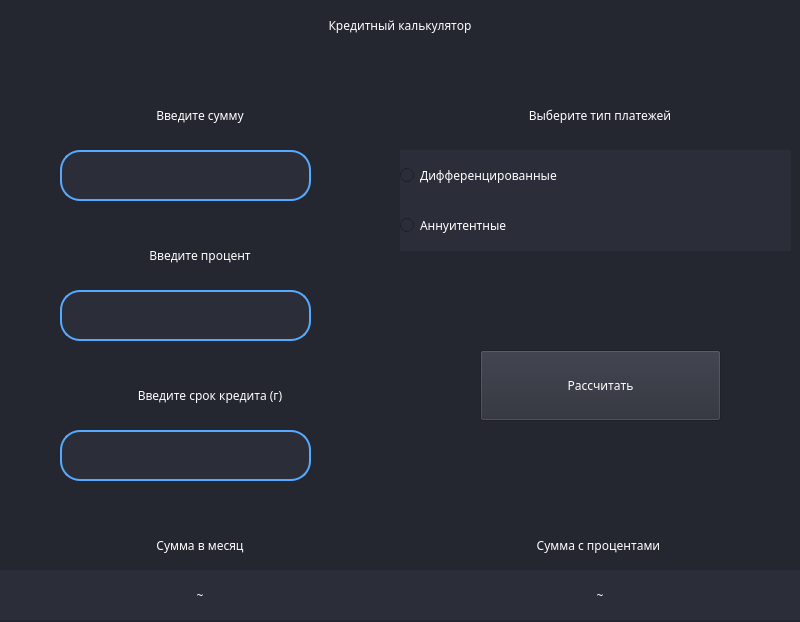
<?xml version="1.0" encoding="UTF-8"?>
<ui version="4.0">
 <class>MainWindow</class>
 <widget class="QMainWindow" name="MainWindow">
  <property name="geometry">
   <rect>
    <x>0</x>
    <y>0</y>
    <width>800</width>
    <height>622</height>
   </rect>
  </property>
  <property name="windowTitle">
   <string>Кредитный калькулятор</string>
  </property>
  <widget class="QWidget" name="centralwidget">
   <property name="font">
    <font>
     <family>Niagara Engraved</family>
    </font>
   </property>
   <property name="styleSheet">
    <string notr="true">background-color: rgb(37, 39, 48);</string>
   </property>
   <widget class="QLabel" name="label">
    <property name="geometry">
     <rect>
      <x>0</x>
      <y>0</y>
      <width>800</width>
      <height>50</height>
     </rect>
    </property>
    <property name="styleSheet">
     <string notr="true">
color: rgb(255, 255, 255);


font: 87 23pt &quot;Arial Black&quot;;</string>
    </property>
    <property name="text">
     <string>Кредитный калькулятор</string>
    </property>
    <property name="alignment">
     <set>Qt::AlignCenter</set>
    </property>
    <property name="margin">
     <number>0</number>
    </property>
   </widget>
   <widget class="QLabel" name="vvsum">
    <property name="geometry">
     <rect>
      <x>0</x>
      <y>90</y>
      <width>400</width>
      <height>50</height>
     </rect>
    </property>
    <property name="styleSheet">
     <string notr="true">
color: rgb(255, 255, 255);


font: 87 20pt &quot;Arial Black&quot;;</string>
    </property>
    <property name="text">
     <string>Введите сумму</string>
    </property>
    <property name="alignment">
     <set>Qt::AlignCenter</set>
    </property>
    <property name="margin">
     <number>0</number>
    </property>
   </widget>
   <widget class="QLabel" name="vvsum_2">
    <property name="geometry">
     <rect>
      <x>0</x>
      <y>230</y>
      <width>400</width>
      <height>50</height>
     </rect>
    </property>
    <property name="styleSheet">
     <string notr="true">
color: rgb(255, 255, 255);


font: 87 20pt &quot;Arial Black&quot;;</string>
    </property>
    <property name="text">
     <string>Введите процент</string>
    </property>
    <property name="alignment">
     <set>Qt::AlignCenter</set>
    </property>
    <property name="margin">
     <number>0</number>
    </property>
   </widget>
   <widget class="QLabel" name="vvsum_3">
    <property name="geometry">
     <rect>
      <x>400</x>
      <y>90</y>
      <width>400</width>
      <height>51</height>
     </rect>
    </property>
    <property name="styleSheet">
     <string notr="true">
color: rgb(255, 255, 255);


font: 87 20pt &quot;Arial Black&quot;;</string>
    </property>
    <property name="text">
     <string>Выберите тип платежей</string>
    </property>
    <property name="alignment">
     <set>Qt::AlignCenter</set>
    </property>
    <property name="margin">
     <number>0</number>
    </property>
   </widget>
   <widget class="QRadioButton" name="diff">
    <property name="geometry">
     <rect>
      <x>400</x>
      <y>150</y>
      <width>391</width>
      <height>51</height>
     </rect>
    </property>
    <property name="styleSheet">
     <string notr="true">background-color: rgb(43, 45, 56);
color: rgb(255, 255, 255);


font: 87 20pt &quot;Arial Black&quot;;</string>
    </property>
    <property name="text">
     <string>Дифференцированные </string>
    </property>
   </widget>
   <widget class="QLineEdit" name="summ">
    <property name="geometry">
     <rect>
      <x>60</x>
      <y>150</y>
      <width>251</width>
      <height>51</height>
     </rect>
    </property>
    <property name="styleSheet">
     <string notr="true">
border: 2px solid rgb(37, 39, 48); border-radius: 20px;
color: #FFF;
padding-left: 20px;
padding-right: 20px;
background-color: rgb(34, 36, 44);

border: 2px solid rgb(48, 50, 62);

border: 2px solid rgb(85, 170, 255); background-color: rgb(43, 45, 56);
color: rgb(255, 255, 255);
font: 87 13pt &quot;Arial Black&quot;;</string>
    </property>
   </widget>
   <widget class="QLineEdit" name="proc">
    <property name="geometry">
     <rect>
      <x>60</x>
      <y>290</y>
      <width>251</width>
      <height>51</height>
     </rect>
    </property>
    <property name="styleSheet">
     <string notr="true">
border: 2px solid rgb(37, 39, 48); border-radius: 20px;
color: #FFF;
padding-left: 20px;
padding-right: 20px;
background-color: rgb(34, 36, 44);

border: 2px solid rgb(48, 50, 62);

border: 2px solid rgb(85, 170, 255); background-color: rgb(43, 45, 56);
color: rgb(255, 255, 255);
font: 87 13pt &quot;Arial Black&quot;;</string>
    </property>
   </widget>
   <widget class="QRadioButton" name="annuit">
    <property name="geometry">
     <rect>
      <x>400</x>
      <y>200</y>
      <width>391</width>
      <height>51</height>
     </rect>
    </property>
    <property name="styleSheet">
     <string notr="true">background-color: rgb(43, 45, 56);
color: rgb(255, 255, 255);


font: 87 20pt &quot;Arial Black&quot;;</string>
    </property>
    <property name="text">
     <string>Аннуитентные</string>
    </property>
   </widget>
   <widget class="QPushButton" name="pushButton">
    <property name="geometry">
     <rect>
      <x>480</x>
      <y>350</y>
      <width>241</width>
      <height>71</height>
     </rect>
    </property>
    <property name="styleSheet">
     <string notr="true">background-color: rgb(43, 45, 56);
color: rgb(255, 255, 255);


font: 87 20pt &quot;Arial Black&quot;;</string>
    </property>
    <property name="text">
     <string>Рассчитать</string>
    </property>
   </widget>
   <widget class="QLabel" name="sinm">
    <property name="geometry">
     <rect>
      <x>0</x>
      <y>520</y>
      <width>400</width>
      <height>50</height>
     </rect>
    </property>
    <property name="styleSheet">
     <string notr="true">
color: rgb(255, 255, 255);


font: 87 20pt &quot;Arial Black&quot;;</string>
    </property>
    <property name="text">
     <string>Сумма в месяц</string>
    </property>
    <property name="alignment">
     <set>Qt::AlignCenter</set>
    </property>
    <property name="margin">
     <number>0</number>
    </property>
   </widget>
   <widget class="QLabel" name="sinmred">
    <property name="geometry">
     <rect>
      <x>0</x>
      <y>570</y>
      <width>400</width>
      <height>50</height>
     </rect>
    </property>
    <property name="styleSheet">
     <string notr="true">background-color: rgb(43, 45, 56);
color: rgb(255, 255, 255);


font: 87 15pt &quot;Arial Black&quot;;</string>
    </property>
    <property name="text">
     <string>~</string>
    </property>
    <property name="alignment">
     <set>Qt::AlignCenter</set>
    </property>
    <property name="margin">
     <number>0</number>
    </property>
   </widget>
   <widget class="QLabel" name="vseg">
    <property name="geometry">
     <rect>
      <x>400</x>
      <y>520</y>
      <width>400</width>
      <height>50</height>
     </rect>
    </property>
    <property name="styleSheet">
     <string notr="true">
color: rgb(255, 255, 255);


font: 87 20pt &quot;Arial Black&quot;;</string>
    </property>
    <property name="text">
     <string>Сумма с процентами </string>
    </property>
    <property name="alignment">
     <set>Qt::AlignCenter</set>
    </property>
    <property name="margin">
     <number>0</number>
    </property>
   </widget>
   <widget class="QLabel" name="vsegred">
    <property name="geometry">
     <rect>
      <x>400</x>
      <y>570</y>
      <width>400</width>
      <height>50</height>
     </rect>
    </property>
    <property name="styleSheet">
     <string notr="true">background-color: rgb(43, 45, 56);
color: rgb(255, 255, 255);


font: 87 15pt &quot;Arial Black&quot;;</string>
    </property>
    <property name="text">
     <string>~</string>
    </property>
    <property name="alignment">
     <set>Qt::AlignCenter</set>
    </property>
    <property name="margin">
     <number>0</number>
    </property>
   </widget>
   <widget class="QLabel" name="vvsum_4">
    <property name="geometry">
     <rect>
      <x>10</x>
      <y>370</y>
      <width>400</width>
      <height>50</height>
     </rect>
    </property>
    <property name="styleSheet">
     <string notr="true">
color: rgb(255, 255, 255);


font: 87 20pt &quot;Arial Black&quot;;</string>
    </property>
    <property name="text">
     <string>Введите срок кредита (г)</string>
    </property>
    <property name="alignment">
     <set>Qt::AlignCenter</set>
    </property>
    <property name="margin">
     <number>0</number>
    </property>
   </widget>
   <widget class="QLineEdit" name="srok">
    <property name="geometry">
     <rect>
      <x>60</x>
      <y>430</y>
      <width>251</width>
      <height>51</height>
     </rect>
    </property>
    <property name="styleSheet">
     <string notr="true">
border: 2px solid rgb(37, 39, 48); border-radius: 20px;
color: #FFF;
padding-left: 20px;
padding-right: 20px;
background-color: rgb(34, 36, 44);

border: 2px solid rgb(48, 50, 62);

border: 2px solid rgb(85, 170, 255); background-color: rgb(43, 45, 56);
color: rgb(255, 255, 255);
font: 87 13pt &quot;Arial Black&quot;;</string>
    </property>
   </widget>
  </widget>
 </widget>
 <resources/>
 <connections/>
</ui>
